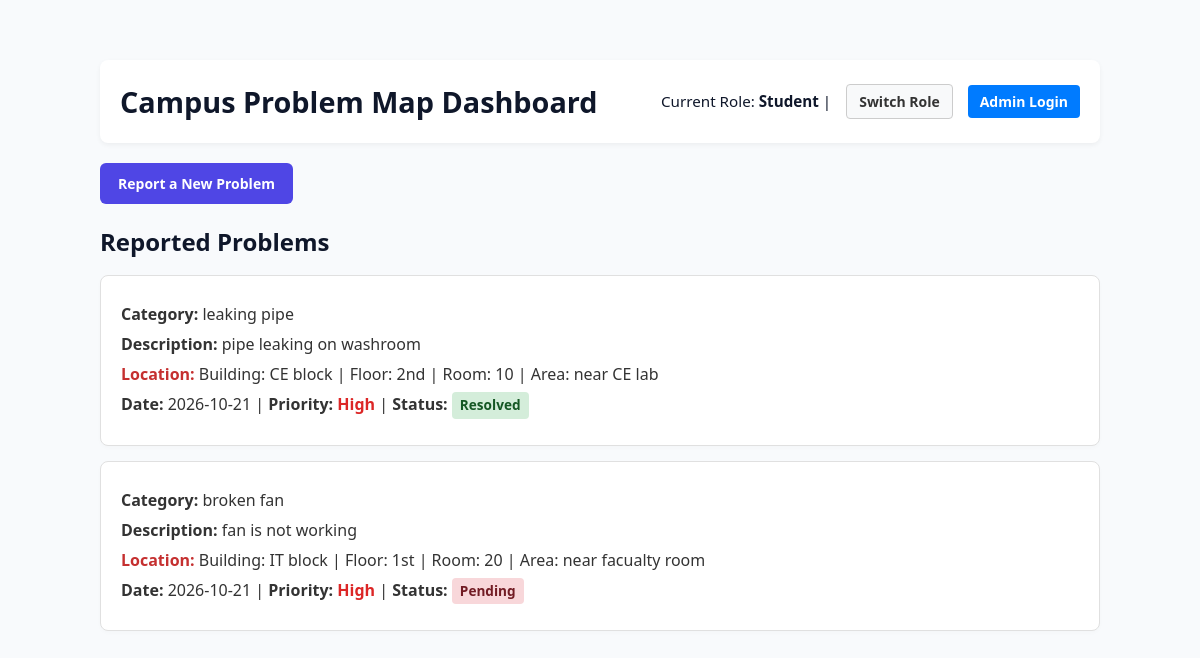
/dashboard, run on the app's committed database.
### tables this page shows
CREATE TABLE problem (
            problem_id INTEGER PRIMARY KEY AUTOINCREMENT,
            title TEXT NOT NULL,
            description TEXT NOT NULL,
            building TEXT NOT NULL,
            floor TEXT NOT NULL,
            room_number TEXT NOT NULL,
            area TEXT NOT NULL,
            priority TEXT DEFAULT 'Medium',
            status TEXT DEFAULT 'Pending',
            date TEXT NOT NULL
        );

### app.py (the view)
@app.route('/dashboard')
def index():
    search_query = request.args.get('search', '').strip()
    status_filter = request.args.get('status', 'All')
    priority_filter = request.args.get('priority', 'All')
    sort_by = request.args.get('sort', 'newest')
    conn = get_db_connection()
    query = "SELECT * FROM problem WHERE 1=1"
    params = []
    if search_query:
        query += " AND (title LIKE ? OR building LIKE ? OR area LIKE ? OR description LIKE ?)"
        like_term = f"%{search_query}%"
        params.extend([like_term, like_term, like_term, like_term])
    if status_filter and status_filter != 'All':
        query += " AND status = ?"
        params.append(status_filter)
    if priority_filter and priority_filter != 'All':
        query += " AND priority = ?"
        params.append(priority_filter)
    if sort_by == 'status':
        query += " ORDER BY status ASC"
    elif sort_by == 'priority':
        query += " ORDER BY CASE priority WHEN 'High' THEN 1 WHEN 'Medium' THEN 2 WHEN 'Low' THEN 3 ELSE 4 END"
    else:  # newest first
        query += " ORDER BY problem_id DESC"
    problems = conn.execute(query, params).fetchall()
    conn.close()
    role_name = 'Administrator' if session.get('user_id') else 'Student'
    return render_template('index.html', problems=problems,
                           search=search_query,
                           current_status=status_filter,
                           current_priority=priority_filter,
                           current_sort=sort_by,
                           role_name=role_name)

### app.py (called while the page is built)
def get_db_connection():
    conn = sqlite3.connect('database.db')
    conn.row_factory = sqlite3.Row
    return conn

### templates/index.html (shortened to what this page needs)
<!DOCTYPE html>
<html lang="en">
<head>
    <link rel="stylesheet" href="{{ url_for('static', filename='style.css') }}">
</head>
<body>
    <div class="container" style="max-width: 1000px; margin: 30px auto; padding: 0 20px;">
        <header style="display: flex; justify-content: space-between; align-items: center; background: #fff; padding: 20px; border-radius: 8px; box-shadow: 0 2px 5px rgba(0,0,0,0.05); margin-bottom: 20px;">
            <h1 style="margin: 0; font-size: 1.8em;">Campus Problem Map Dashboard</h1>
            <div style="display: flex; align-items: center; gap: 15px;">
                <span style="font-size: 0.95em;">Current Role: <strong>{{ role_name }}</strong> |</span>
                <a href="{{ url_for('role_select') }}" class="btn" style="background-color: #f8f9fa; color: #333; border: 1px solid #ccc; padding: 6px 12px; text-decoration: none; border-radius: 4px;">Switch Role</a>
                {% if session.get('user_id') %}
                    <a href="{{ url_for('logout') }}" class="btn" style="background-color: #d9534f; color: white; padding: 6px 12px; text-decoration: none; border-radius: 4px;">Logout</a>
                {% else %}
                    <a href="{{ url_for('login') }}" class="btn" style="background-color: #007bff; color: white; padding: 6px 12px; text-decoration: none; border-radius: 4px;">Admin Login</a>
                {% endif %}
            </div>
        </header>
        <div style="margin-bottom: 20px;">
            <a href="{{ url_for('report') }}" class="btn" style="text-decoration: none; padding: 10px 18px; background-color: #4f46e5; color: white; border-radius: 6px; font-weight: bold; display: inline-block;">Report a New Problem</a>
        </div>
        <h2 style="margin-bottom: 15px;">Reported Problems</h2>
        {% if problems %}
            {% for problem in problems %}
            <div class="problem-card">
                <p><strong>Category:</strong> {{ problem['title'] }}</p>
                <p><strong>Description:</strong> {{ problem['description'] }}</p>
                <p><strong style="color: #c53030;">Location:</strong> Building: {{ problem['building'] }} | Floor: {{ problem['floor'] }} | Room: {{ problem['room_number'] }} | Area: {{ problem['area'] }}</p>
                <p>
                    <strong>Date:</strong> {{ problem['date'] }} |
                    <strong>Priority:</strong> <span style="color: {% if problem['priority'] == 'High' %}#dc2626{% else %}#d97706{% endif %}; font-weight: bold;">{{ problem['priority'] }}</span> |
                    <strong>Status:</strong>
                    <span class="badge" style="background-color: {% if problem['status'] == 'Resolved' %}#d4edda{% elif problem['status'] == 'In Progress' %}#fff3cd{% else %}#f8d7da{% endif %}; color: {% if problem['status'] == 'Resolved' %}#155724{% elif problem['status'] == 'In Progress' %}#856404{% else %}#721c24{% endif %};">
                        {{ problem['status'] }}
                    </span>
                </p>
            </div>
            {% endfor %}
        {% else %}
            <p style="color: #666; background: #fff; padding: 20px; border-radius: 8px; text-align: center;">No problems found matching your criteria.</p>
        {% endif %}
    </div>
</body>
</html>

### static/style.css (style rules this page uses)
:root { --primary: #4f46e5; --primary-hover: #4338ca; --bg-color: #f8fafc; --card-bg: #ffffff; --text-main: #0f172a; --text-muted: #64748b; --border-color: #e2e8f0; }
body { font-family: system-ui, -apple-system, BlinkMacSystemFont, 'Segoe UI', Roboto, sans-serif; margin: 0; padding: 30px 40px; background-color: var(--bg-color); color: var(--text-main); line-height: 1.5; }
h1, h2, h3 { color: var(--text-main); font-weight: 700; }
.btn { display: inline-block; padding: 10px 20px; background: var(--primary); color: white; text-decoration: none; border-radius: 8px; font-weight: 600; font-size: 14px; border: none; cursor: pointer; transition: all 0.2s ease; }
.badge { display: inline-block; padding: 4px 10px; border-radius: 20px; font-size: 12px; font-weight: 600; text-transform: capitalize; }

### templates/index.html (style rules this page uses)
.problem-card { background: #fff; border: 1px solid #e0e0e0; border-radius: 8px; padding: 20px; margin-bottom: 15px; box-shadow: 0 2px 4px rgba(0,0,0,0.02); }
.problem-card p { margin: 6px 0; color: #333; }
.badge { padding: 3px 8px; border-radius: 4px; font-size: 0.85em; font-weight: bold; }

### data on the page
problem: title "leaking pipe", description "pipe leaking on washroom", building "CE block", floor "2nd", room_number "10", area "near CE lab", date "2026-10-21", priority "High", status "Resolved"
problem: title "broken fan", description "fan is not working", building "IT block", floor "1st", room_number "20", area "near facualty room", date "2026-10-21", priority "High", status "Pending"

### other printed values
{{ role_name }} "Student"
